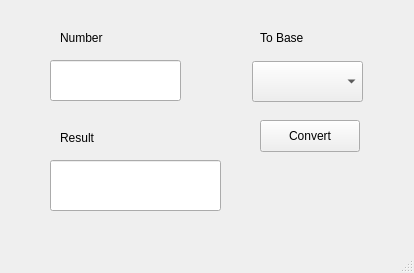
<?xml version="1.0" encoding="UTF-8"?>
<ui version="4.0">
 <class>MainWindow</class>
 <widget class="QMainWindow" name="MainWindow">
  <property name="geometry">
   <rect>
    <x>0</x>
    <y>0</y>
    <width>414</width>
    <height>273</height>
   </rect>
  </property>
  <property name="windowTitle">
   <string>MainWindow</string>
  </property>
  <widget class="QWidget" name="centralwidget">
   <widget class="QLabel" name="label">
    <property name="geometry">
     <rect>
      <x>60</x>
      <y>30</y>
      <width>58</width>
      <height>16</height>
     </rect>
    </property>
    <property name="text">
     <string>Number</string>
    </property>
   </widget>
   <widget class="QLabel" name="label_2">
    <property name="geometry">
     <rect>
      <x>260</x>
      <y>30</y>
      <width>58</width>
      <height>16</height>
     </rect>
    </property>
    <property name="text">
     <string>To Base</string>
    </property>
   </widget>
   <widget class="QLabel" name="label_3">
    <property name="geometry">
     <rect>
      <x>60</x>
      <y>130</y>
      <width>58</width>
      <height>16</height>
     </rect>
    </property>
    <property name="text">
     <string>Result</string>
    </property>
   </widget>
   <widget class="QPushButton" name="convert_button">
    <property name="geometry">
     <rect>
      <x>260</x>
      <y>120</y>
      <width>100</width>
      <height>32</height>
     </rect>
    </property>
    <property name="text">
     <string>Convert</string>
    </property>
   </widget>
   <widget class="QLineEdit" name="number_text">
    <property name="geometry">
     <rect>
      <x>50</x>
      <y>60</y>
      <width>131</width>
      <height>41</height>
     </rect>
    </property>
   </widget>
   <widget class="QLineEdit" name="result_text">
    <property name="geometry">
     <rect>
      <x>50</x>
      <y>160</y>
      <width>171</width>
      <height>51</height>
     </rect>
    </property>
   </widget>
   <widget class="QComboBox" name="bases_box">
    <property name="geometry">
     <rect>
      <x>252</x>
      <y>61</y>
      <width>111</width>
      <height>41</height>
     </rect>
    </property>
   </widget>
  </widget>
  <widget class="QStatusBar" name="statusbar"/>
 </widget>
 <resources/>
 <connections/>
</ui>
